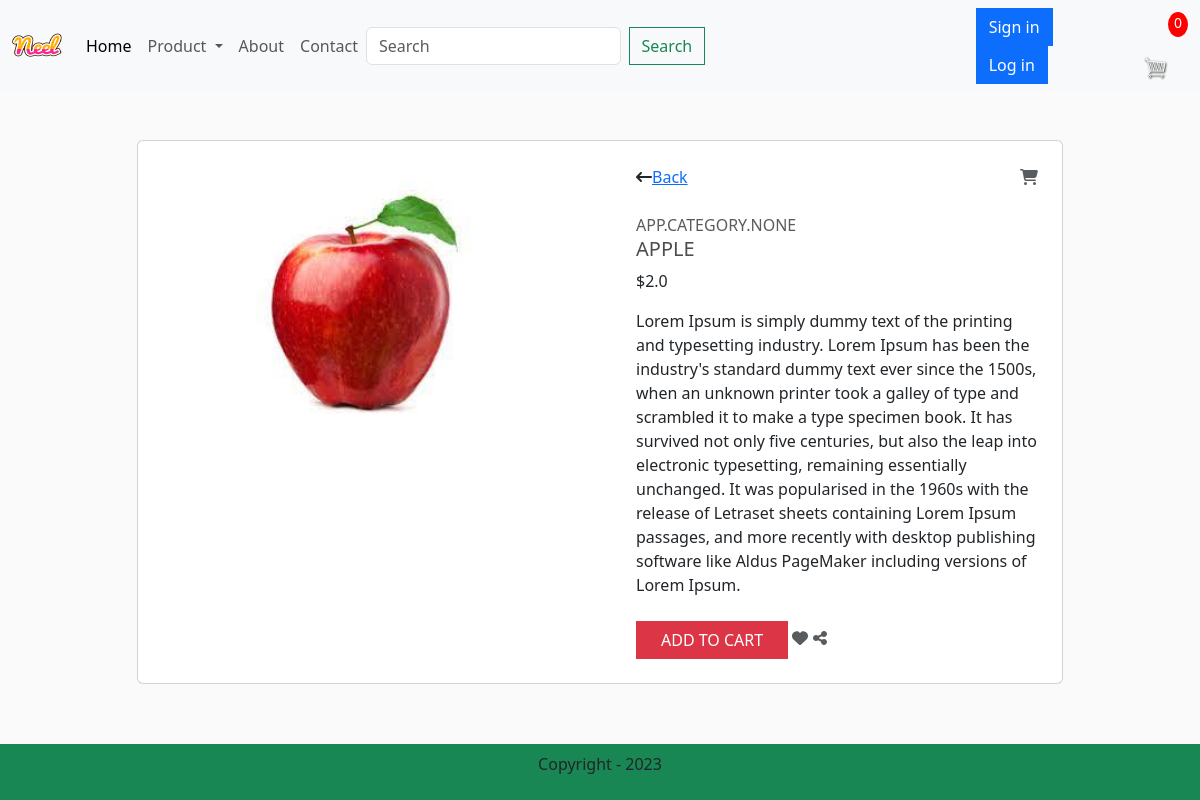
The app's page /detail/?id=5 with its own data.
### app/models.py (models this page shows, shortened)
class Product(models.Model):
    category = models.ManyToManyField(Category,related_name='product')
    name = models.CharField(max_length=200,null=True)
    price = models.FloatField()
    digital = models.BooleanField(default=False,null=True,blank=False)
    image = models.ImageField(null=True,blank=True)
    detail = models.TextField(null=True,blank=True)
    @property
    def ImageURL(self):
        try:
            url = self.image.url
        except:
            url = ''
        return url

### app/views.py (the view)
# urls.py: path('detail/', views.detail, name="detail"),
def detail(request):
    if request.user.is_authenticated:
        customer = request.user
        order, created = Order.objects.get_or_create(customer = customer, complete = False)
        items = order.orderitem_set.all()
        cartItems = order.get_cart_items
        user_not_login = "hidden"
        user_login = "show"
    else:
        items = []
        order = {'get_cart_items': 0, 'get_cart_total': 0}
        cartItems = order['get_cart_items']
        user_not_login = "show"
        user_login = "hidden"
    id = request.GET.get('id','')
    products = Product.objects.filter(id = id)
    categories = Category.objects.filter(is_sub = False)
    context = {'products':products,'categories':categories,'items': items, 'order': order, 'cartItems':cartItems, 'user_login': user_login, 'user_not_login': user_not_login}
    return render(request,'app/detail.html',context)

### app/templates/app/detail.html (shortened to what this page needs)
{% extends 'app/base.html' %}
{% load static %}
        {% block search %}
        {% for product in products %}
        <div class="container mt-5 mb-5">
            <div class="row d-flex justify-content-center">
                <div class="col-md-10">
                    <div class="card">
                        <div class="row">
                            <div class="col-md-6">
                                <div class="images p-3">
                                    <div class="text-center p-4"> <img id="main-image" src="{{product.ImageURL}}" width="250" /> </div>
                                </div>
                            </div>
                            <div class="col-md-6">
                                <div class="product p-4">
                                    <div class="d-flex justify-content-between align-items-center">
                                        <div class="d-flex align-items-center"> <i class="fa fa-long-arrow-left"></i> <span class="ml-1"><a href="{% url 'home' %}">Back</a> </span> </div> <i class="fa fa-shopping-cart text-muted"></i>
                                    </div>
                                    <div class="mt-4 mb-3"> <span class="text-uppercase text-muted brand">{{product.category}}</span>
                                        <h5 class="text-uppercase">{{product.name}}</h5>
                                        <div class="price d-flex flex-row align-items-center">
                                            <span class="act-price">${{product.price}}</span>
                                        </div>
                                    </div>
                                    <p class="about">{{product.detail}}</p>
                                    <div class="cart mt-4 align-items-center">
                                        <button data-product={{product.id}} data-action="add" class="btn btn-danger text-uppercase mr-2 px-4 add-btn update-cart">Add to cart</button> <i class="fa fa-heart text-muted"></i> <i class="fa fa-share-alt text-muted"></i>
                                    </div>
                                </div>
                            </div>
                        </div>
                    </div>
                </div>
            </div>
        </div>
        {% endfor %}
        {% endblock search  %}

### app/static/app/css/main.css (style rules this page uses)
body { background-color: hsl(0, 0%, 98%); }
h1,h2,h3,h4,h5,h6 { color:hsl(0, 0%, 30%); }
.product { border-radius: 0 0 4px 4px; }
.btn { border-radius: 0; }

### records on screen
Product: ImageURL (picture), category "APP.CATEGORY.NONE", name "APPLE", price "2.0", detail "Lorem Ipsum is simply dummy text of the printing and typesetting industry. Lorem Ipsum has been the industry's standard dummy text ever since the 1500s, when an unknown printer took a galley of type and scrambled it to make a type specimen book. It has survived not only five centuries, but also the leap into electronic typesetting, remaining essentially unchanged. It was popularised in the 1960s with the release of Letraset sheets containing Lorem Ipsum passages, and more recently with desktop publishing software like Aldus PageMaker including versions of Lorem Ipsum."

### other values on screen
{{ cartItems }} "0"
